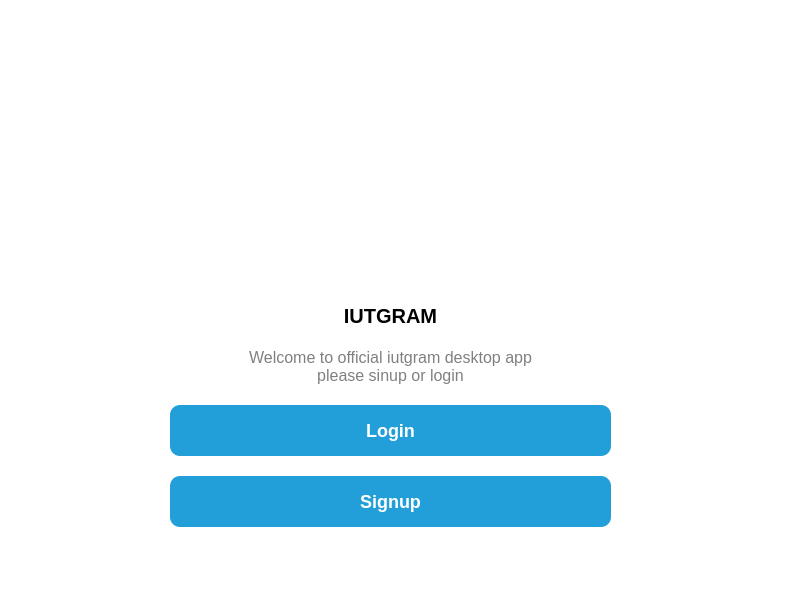
<?xml version="1.0" encoding="UTF-8"?>
<ui version="4.0">
 <class>setup</class>
 <widget class="QWidget" name="setup">
  <property name="enabled">
   <bool>true</bool>
  </property>
  <property name="geometry">
   <rect>
    <x>0</x>
    <y>0</y>
    <width>800</width>
    <height>600</height>
   </rect>
  </property>
  <property name="sizePolicy">
   <sizepolicy hsizetype="Preferred" vsizetype="Preferred">
    <horstretch>0</horstretch>
    <verstretch>0</verstretch>
   </sizepolicy>
  </property>
  <property name="minimumSize">
   <size>
    <width>800</width>
    <height>600</height>
   </size>
  </property>
  <property name="maximumSize">
   <size>
    <width>800</width>
    <height>600</height>
   </size>
  </property>
  <property name="windowTitle">
   <string>iutgram</string>
  </property>
  <property name="styleSheet">
   <string notr="true">background-color:white</string>
  </property>
  <widget class="QLabel" name="label">
   <property name="geometry">
    <rect>
     <x>0</x>
     <y>0</y>
     <width>801</width>
     <height>271</height>
    </rect>
   </property>
   <property name="text">
    <string/>
   </property>
   <property name="pixmap">
    <pixmap resource="source.qrc">:/src/img/tel-banner1.jpg</pixmap>
   </property>
   <property name="scaledContents">
    <bool>true</bool>
   </property>
  </widget>
  <widget class="QWidget" name="layoutWidget">
   <property name="geometry">
    <rect>
     <x>170</x>
     <y>290</y>
     <width>441</width>
     <height>301</height>
    </rect>
   </property>
   <layout class="QVBoxLayout" name="verticalLayout">
    <property name="spacing">
     <number>6</number>
    </property>
    <property name="topMargin">
     <number>0</number>
    </property>
    <property name="rightMargin">
     <number>0</number>
    </property>
    <property name="bottomMargin">
     <number>50</number>
    </property>
    <item>
     <widget class="QLabel" name="label_2">
      <property name="sizePolicy">
       <sizepolicy hsizetype="Preferred" vsizetype="Fixed">
        <horstretch>3</horstretch>
        <verstretch>7</verstretch>
       </sizepolicy>
      </property>
      <property name="styleSheet">
       <string notr="true">color : black;
font-weight:bold;
font-size: 20px;
text-align:center;
</string>
      </property>
      <property name="text">
       <string>IUTGRAM</string>
      </property>
      <property name="alignment">
       <set>Qt::AlignCenter</set>
      </property>
     </widget>
    </item>
    <item>
     <widget class="QLabel" name="label_3">
      <property name="sizePolicy">
       <sizepolicy hsizetype="Preferred" vsizetype="Fixed">
        <horstretch>0</horstretch>
        <verstretch>0</verstretch>
       </sizepolicy>
      </property>
      <property name="styleSheet">
       <string notr="true">color : gray;
font-size:16px;</string>
      </property>
      <property name="text">
       <string>Welcome to official iutgram desktop app
please sinup or login</string>
      </property>
      <property name="alignment">
       <set>Qt::AlignCenter</set>
      </property>
     </widget>
    </item>
    <item>
     <widget class="QPushButton" name="btn_login">
      <property name="cursor">
       <cursorShape>PointingHandCursor</cursorShape>
      </property>
      <property name="styleSheet">
       <string notr="true">border-radius:10px;
background-color:#229ED9;
color:white;
font-size:18px;
font-weight:bold;
padding : 15px 0;</string>
      </property>
      <property name="text">
       <string>Login</string>
      </property>
     </widget>
    </item>
    <item>
     <widget class="QPushButton" name="btn_signup">
      <property name="cursor">
       <cursorShape>PointingHandCursor</cursorShape>
      </property>
      <property name="styleSheet">
       <string notr="true">border-radius:10px;
background-color:#229ED9;
color:white;
font-size:18px;
font-weight:bold;
padding: 15px 0;
</string>
      </property>
      <property name="text">
       <string>Signup</string>
      </property>
     </widget>
    </item>
   </layout>
  </widget>
 </widget>
 <resources>
  <include location="source.qrc"/>
 </resources>
 <connections/>
</ui>
